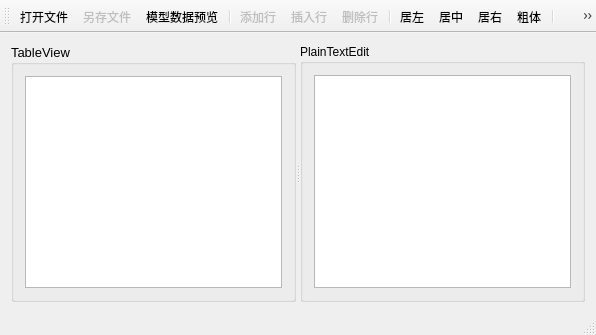
<?xml version="1.0" encoding="UTF-8"?>
<ui version="4.0">
 <class>MainWindow</class>
 <widget class="QMainWindow" name="MainWindow">
  <property name="geometry">
   <rect>
    <x>0</x>
    <y>0</y>
    <width>596</width>
    <height>335</height>
   </rect>
  </property>
  <property name="windowTitle">
   <string>MainWindow</string>
  </property>
  <widget class="QWidget" name="centralWidget">
   <layout class="QVBoxLayout" name="verticalLayout_3">
    <item>
     <widget class="QSplitter" name="splitter">
      <property name="orientation">
       <enum>Qt::Horizontal</enum>
      </property>
      <widget class="QGroupBox" name="groupBox">
       <property name="font">
        <font>
         <pointsize>10</pointsize>
        </font>
       </property>
       <property name="title">
        <string>TableView</string>
       </property>
       <layout class="QVBoxLayout" name="verticalLayout">
        <item>
         <widget class="QTableView" name="tableView"/>
        </item>
       </layout>
      </widget>
      <widget class="QGroupBox" name="groupBox_2">
       <property name="title">
        <string>PlainTextEdit</string>
       </property>
       <layout class="QVBoxLayout" name="verticalLayout_2">
        <item>
         <widget class="QPlainTextEdit" name="plainTextEdit"/>
        </item>
       </layout>
      </widget>
     </widget>
    </item>
   </layout>
  </widget>
  <widget class="QMenuBar" name="menuBar">
   <property name="geometry">
    <rect>
     <x>0</x>
     <y>0</y>
     <width>596</width>
     <height>23</height>
    </rect>
   </property>
  </widget>
  <widget class="QToolBar" name="mainToolBar">
   <property name="toolButtonStyle">
    <enum>Qt::ToolButtonTextUnderIcon</enum>
   </property>
   <attribute name="toolBarArea">
    <enum>TopToolBarArea</enum>
   </attribute>
   <attribute name="toolBarBreak">
    <bool>false</bool>
   </attribute>
   <addaction name="actOpen"/>
   <addaction name="actSave"/>
   <addaction name="actModelData"/>
   <addaction name="separator"/>
   <addaction name="actAppend"/>
   <addaction name="actInsert"/>
   <addaction name="actDelete"/>
   <addaction name="separator"/>
   <addaction name="actAlignLeft"/>
   <addaction name="actAlignCenter"/>
   <addaction name="actAlignRight"/>
   <addaction name="actFontBold"/>
   <addaction name="separator"/>
   <addaction name="actExit"/>
  </widget>
  <widget class="QStatusBar" name="statusBar"/>
  <action name="actOpen">
   <property name="icon">
    <iconset resource="res.qrc">
     <normaloff>:/images/icons/open.bmp</normaloff>:/images/icons/open.bmp</iconset>
   </property>
   <property name="text">
    <string>打开文件</string>
   </property>
   <property name="toolTip">
    <string>打开文件</string>
   </property>
  </action>
  <action name="actSave">
   <property name="enabled">
    <bool>false</bool>
   </property>
   <property name="icon">
    <iconset resource="res.qrc">
     <normaloff>:/images/icons/save.bmp</normaloff>:/images/icons/save.bmp</iconset>
   </property>
   <property name="text">
    <string>另存文件</string>
   </property>
   <property name="toolTip">
    <string>表格内容另存为文件</string>
   </property>
  </action>
  <action name="actAppend">
   <property name="enabled">
    <bool>false</bool>
   </property>
   <property name="icon">
    <iconset resource="res.qrc">
     <normaloff>:/images/icons/append.bmp</normaloff>:/images/icons/append.bmp</iconset>
   </property>
   <property name="text">
    <string>添加行</string>
   </property>
   <property name="toolTip">
    <string>添加一行</string>
   </property>
  </action>
  <action name="actInsert">
   <property name="enabled">
    <bool>false</bool>
   </property>
   <property name="icon">
    <iconset resource="res.qrc">
     <normaloff>:/images/icons/306.bmp</normaloff>:/images/icons/306.bmp</iconset>
   </property>
   <property name="text">
    <string>插入行</string>
   </property>
   <property name="toolTip">
    <string>插入一行</string>
   </property>
  </action>
  <action name="actDelete">
   <property name="enabled">
    <bool>false</bool>
   </property>
   <property name="icon">
    <iconset resource="res.qrc">
     <normaloff>:/images/icons/delete.bmp</normaloff>:/images/icons/delete.bmp</iconset>
   </property>
   <property name="text">
    <string>删除行</string>
   </property>
   <property name="toolTip">
    <string>删除当前行</string>
   </property>
  </action>
  <action name="actExit">
   <property name="icon">
    <iconset resource="res.qrc">
     <normaloff>:/images/icons/exit.bmp</normaloff>:/images/icons/exit.bmp</iconset>
   </property>
   <property name="text">
    <string>退出</string>
   </property>
   <property name="toolTip">
    <string>退出</string>
   </property>
  </action>
  <action name="actModelData">
   <property name="icon">
    <iconset resource="res.qrc">
     <normaloff>:/images/icons/import1.bmp</normaloff>:/images/icons/import1.bmp</iconset>
   </property>
   <property name="text">
    <string>模型数据预览</string>
   </property>
   <property name="toolTip">
    <string>模型数据显示到文本框里</string>
   </property>
  </action>
  <action name="actAlignLeft">
   <property name="icon">
    <iconset resource="res.qrc">
     <normaloff>:/images/icons/508.bmp</normaloff>:/images/icons/508.bmp</iconset>
   </property>
   <property name="text">
    <string>居左</string>
   </property>
   <property name="toolTip">
    <string>文字左对齐</string>
   </property>
  </action>
  <action name="actAlignCenter">
   <property name="icon">
    <iconset resource="res.qrc">
     <normaloff>:/images/icons/510.bmp</normaloff>:/images/icons/510.bmp</iconset>
   </property>
   <property name="text">
    <string>居中</string>
   </property>
   <property name="toolTip">
    <string>文字居中</string>
   </property>
  </action>
  <action name="actAlignRight">
   <property name="icon">
    <iconset resource="res.qrc">
     <normaloff>:/images/icons/512.bmp</normaloff>:/images/icons/512.bmp</iconset>
   </property>
   <property name="text">
    <string>居右</string>
   </property>
   <property name="toolTip">
    <string>文字右对齐</string>
   </property>
  </action>
  <action name="actFontBold">
   <property name="checkable">
    <bool>true</bool>
   </property>
   <property name="icon">
    <iconset resource="res.qrc">
     <normaloff>:/images/icons/500.bmp</normaloff>:/images/icons/500.bmp</iconset>
   </property>
   <property name="text">
    <string>粗体</string>
   </property>
   <property name="toolTip">
    <string>粗体文字</string>
   </property>
  </action>
 </widget>
 <layoutdefault spacing="6" margin="11"/>
 <resources>
  <include location="res.qrc"/>
 </resources>
 <connections>
  <connection>
   <sender>actExit</sender>
   <signal>triggered()</signal>
   <receiver>MainWindow</receiver>
   <slot>close()</slot>
   <hints>
    <hint type="sourcelabel">
     <x>-1</x>
     <y>-1</y>
    </hint>
    <hint type="destinationlabel">
     <x>265</x>
     <y>167</y>
    </hint>
   </hints>
  </connection>
 </connections>
</ui>
